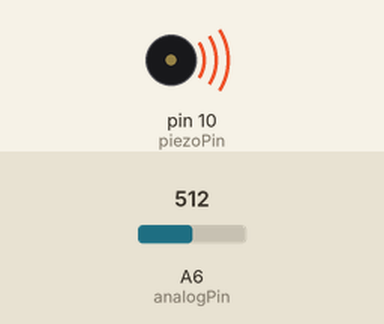
Recording of a sketch running on a simulated Arduino Nano, built with avr-gcc and run on an emulated ATmega328P. On the bench: buzzer (waves = sounding). Inputs (shaded band) come from the test bench; at power-on: A6 (analogPin) = 512.

Above: at 0.2 s.
Timing chart, 0 to 3.0 s (numbered marks = the images above):
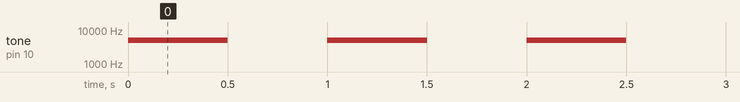

The sketch:

PlcLab_SoundControl.ino
```cpp
/******************************************************************
  Project name : Plc Lab - Piezo control
  Author       : PLC-EXPERT
  Date Time    : 2019-01-02
  Description  : Piezo speaker control example
  CPU BOARD    : Arduino NANO
  URL          : www.plc-expert.com
******************************************************************/

int piezoPin = 10;
int analogPin = A6;

void setup(){
}

void loop(){
  int analogValue = analogRead(analogPin);
  int freq = map(analogValue, 0, 1023, 100, 10000);

  tone(piezoPin, freq, 500);
  delay(1000);
}
```

Measured:
- by itself, tone on pin 10 (piezoPin): alternates 5054 Hz for 0.50 s and silent for 0.50 s
